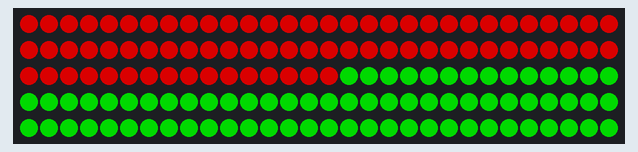
Simulated run of this sketch. Board: Arduino Uno, built with avr-gcc and run on an emulated ATmega328P. On the bench: 150 RGB LEDs in strip order, left to right, continuing on the next row. Dim RGB values are drawn brighter than linear.

Above: at 0.9 s.

The sketch:

Boat_LED.ino
```cpp
#include <FastLED.h>
#include "FastLED.h"

#define LED_PIN 7
#define NUM_LEDS 150
#define BRIGHTNESS 235
CRGB leds[NUM_LEDS];

void setup() {
   FastLED.addLeds<WS2812,LED_PIN, GRB>(leds, NUM_LEDS);
   FastLED.setBrightness(BRIGHTNESS);

}

void loop() {
  for(int i = 0; i < 76; i++) {
    leds[i] = CRGB(155,0,0);
    FastLED.show();
  }
  for(int i = 76; i > 75; i++) {
    leds[i] = CRGB(0,155,0);
    FastLED.show();
  }
}
```
